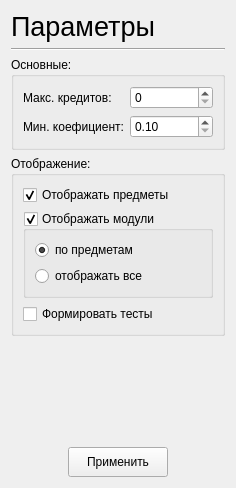
             <widget class="QWidget" name="scrollAreaWidgetContents_8">
              <property name="geometry">
               <rect>
                <x>0</x>
                <y>0</y>
                <width>236</width>
                <height>488</height>
               </rect>
              </property>
              <layout class="QGridLayout" name="gridLayout_36">
               <item row="5" column="2">
                <spacer name="horizontalSpacer_7">
                 <property name="orientation">
                  <enum>Qt::Horizontal</enum>
                 </property>
                 <property name="sizeHint" stdset="0">
                  <size>
                   <width>40</width>
                   <height>20</height>
                  </size>
                 </property>
                </spacer>
               </item>
               <item row="4" column="1">
                <spacer name="verticalSpacer_8">
                 <property name="orientation">
                  <enum>Qt::Vertical</enum>
                 </property>
                 <property name="sizeHint" stdset="0">
                  <size>
                   <width>20</width>
                   <height>71</height>
                  </size>
                 </property>
                </spacer>
               </item>
               <item row="5" column="1">
                <widget class="QPushButton" name="pushButton_3">
                 <property name="sizePolicy">
                  <sizepolicy hsizetype="Maximum" vsizetype="Maximum">
                   <horstretch>0</horstretch>
                   <verstretch>0</verstretch>
                  </sizepolicy>
                 </property>
                 <property name="minimumSize">
                  <size>
                   <width>100</width>
                   <height>30</height>
                  </size>
                 </property>
                 <property name="maximumSize">
                  <size>
                   <width>100</width>
                   <height>30</height>
                  </size>
                 </property>
                 <property name="text">
                  <string>Применить</string>
                 </property>
                </widget>
               </item>
               <item row="5" column="0">
                <spacer name="horizontalSpacer_8">
                 <property name="orientation">
                  <enum>Qt::Horizontal</enum>
                 </property>
                 <property name="sizeHint" stdset="0">
                  <size>
                   <width>40</width>
                   <height>20</height>
                  </size>
                 </property>
                </spacer>
               </item>
               <item row="3" column="0" colspan="3">
                <widget class="QGroupBox" name="groupBox_3">
                 <property name="title">
                  <string>Отображение:</string>
                 </property>
                 <layout class="QGridLayout" name="gridLayout_34">
                  <item row="0" column="0">
                   <widget class="QCheckBox" name="checkBox_Subjects">
                    <property name="text">
                     <string>Отображать предметы</string>
                    </property>
                    <property name="checked">
                     <bool>true</bool>
                    </property>
                   </widget>
                  </item>
                  <item row="1" column="0">
                   <widget class="QGroupBox" name="groupBox_ModulesChek">
                    <property name="title">
                     <string>Отображать модули</string>
                    </property>
                    <property name="checkable">
                     <bool>true</bool>
                    </property>
                    <layout class="QVBoxLayout" name="verticalLayout_3">
                     <item>
                      <widget class="QRadioButton" name="radioButton_SelectedModules">
                       <property name="text">
                        <string>по предметам</string>
                       </property>
                       <property name="checked">
                        <bool>true</bool>
                       </property>
                      </widget>
                     </item>
                     <item>
                      <widget class="QRadioButton" name="radioButton_AllModules">
                       <property name="text">
                        <string>отображать все</string>
                       </property>
                      </widget>
                     </item>
                    </layout>
                   </widget>
                  </item>
                  <item row="2" column="0">
                   <widget class="QCheckBox" name="checkBox_Question">
                    <property name="text">
                     <string>Формировать тесты</string>
                    </property>
                   </widget>
                  </item>
                 </layout>
                </widget>
               </item>
               <item row="0" column="0" colspan="3">
                <widget class="QLabel" name="label_31">
                 <property name="font">
                  <font>
                   <pointsize>20</pointsize>
                  </font>
                 </property>
                 <property name="text">
                  <string>Параметры</string>
                 </property>
                </widget>
               </item>
               <item row="1" column="0" colspan="3">
                <widget class="Line" name="line_16">
                 <property name="orientation">
                  <enum>Qt::Horizontal</enum>
                 </property>
                </widget>
               </item>
               <item row="2" column="0" colspan="3">
                <widget class="QGroupBox" name="groupBox_2">
                 <property name="title">
                  <string>Основные:</string>
                 </property>
                 <layout class="QGridLayout" name="gridLayout_33">
                  <item row="0" column="0">
                   <widget class="QLabel" name="label_32">
                    <property name="text">
                     <string>Макс. кредитов:</string>
                    </property>
                   </widget>
                  </item>
                  <item row="0" column="1">
                   <widget class="QSpinBox" name="spinBox_CountCredits">
                    <property name="maximum">
                     <number>999</number>
                    </property>
                   </widget>
                  </item>
                  <item row="1" column="0">
                   <widget class="QLabel" name="label_33">
                    <property name="text">
                     <string>Мин. коефициент:</string>
                    </property>
                   </widget>
                  </item>
                  <item row="1" column="1">
                   <widget class="QDoubleSpinBox" name="doubleSpinBox_CountCoeficient">
                    <property name="minimum">
                     <double>0.100000000000000</double>
                    </property>
                    <property name="maximum">
                     <double>1.000000000000000</double>
                    </property>
                   </widget>
                  </item>
                 </layout>
                </widget>
               </item>
              </layout>
             </widget>
